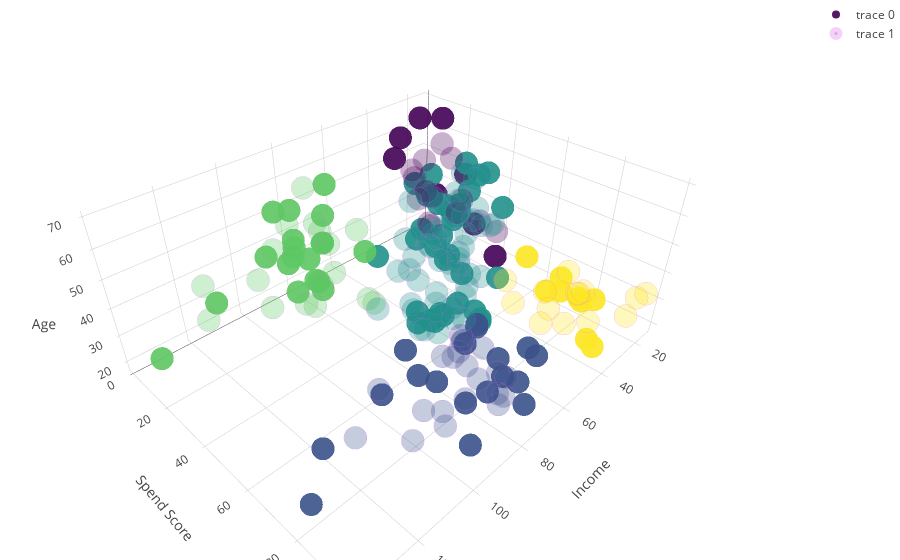

This figure's notebook cell:
### Code cell
traces = []
for gender in cust_data['Genre'].unique():
    opacity = 0.9 if gender == 'Male' else 0.3
    
    
    mask = cust_data['Genre']==gender
    temp_data = cust_data[mask]
    x = temp_data['Annual Income (k$)']
    y = temp_data['Spending Score (1-100)']
    z = temp_data['Age']
    c = temp_data["kmean_cluster"]
    marker = dict(size=8, color=c, colorscale='Viridis', opacity=opacity)
    line = dict(color = 'rgb(231, 99, 250)', width = 10)
    marker['line'] = None if gender == 'Male' else line
    trace = go.Scatter3d(x=x, y=y, z=z, mode='markers', marker=marker)
    traces.append(trace)
layout = go.Layout(margin=dict( l=0,r=0,b=0,t=0), scene={'xaxis':{'title': 'Income'}, 'yaxis':{'title': 'Spend Score'}, 'zaxis':{'title': 'Age'}})
fig = go.Figure(data=traces, layout=layout)
po.iplot(fig, filename='3d-scatter-colorscale')
  
#     my_cmap = ListedColormap(sns.color_palette().as_hex())

#     ax.scatter(x,y,z, s=150, marker=marker, c=c, cmap='rainbow', alpha=0.9)

### Figure 1 — Plotly figure (JSON) as saved in the notebook; plotly's stock layout.template omitted (floating-point values rounded to 4 significant figures)
{"data": [{"marker": {"color": [0, 4, 0, 0, 0, 4, 4, 0, 0, 4, 4, 4, 4, 0, 0, 4, 4, 0, 2, 2, 2, 2, 2, 2, 2, 2, 2, 2, 2, 2, 2, 2, 2, 2, 2, 2, 2, 2, 2, 2, 2, 2, 2, 2, 2, 2, 2, 2, 2, 2, 1, 2, 1, 3, 1, 3, 1, 3, 1, 3, 1, 3, 1, 3, 1, 3, 1, 3, 3, 3, 3, 3, 1, 3, 1, 3, 1, 3, 1, 3, 1, 3, 1, 1, 3, 1, 3, 1], "colorscale": "Viridis", "opacity": 0.9, "size": 8}, "mode": "markers", "type": "scatter3d", "uid": "5989f5f6-d485-11e8-aabc-aae9fe84485c", "x": [15, 15, 19, 19, 20, 20, 21, 23, 24, 24, 25, 28, 28, 30, 33, 33, 38, 39, 42, 43, 43, 44, 46, 46, 46, 48, 48, 48, 49, 54, 54, 54, 54, 54, 54, 54, 59, 60, 60, 61, 61, 62, 62, 62, 63, 63, 63, 63, 64, 67, 69, 71, 71, 71, 71, 71, 71, 73, 73, 74, 75, 77, 77, 77, 78, 78, 78, 78, 78, 81, 85, 86, 87, 87, 87, 87, 87, 88, 88, 93, 93, 98, 99, 101, 113, 126, 137, 137], "y": [39, 81, 3, 14, 13, 79, 66, 29, 35, 73, 73, 82, 61, 4, 4, 92, 92, 36, 60, 60, 41, 46, 46, 56, 55, 51, 59, 59, 55, 47, 54, 48, 51, 55, 41, 46, 41, 49, 52, 42, 49, 59, 55, 56, 46, 43, 48, 52, 46, 56, 91, 35, 95, 11, 75, 9, 75, 5, 73, 10, 93, 12, 97, 36, 90, 17, 88, 1, 1, 5, 26, 20, 63, 13, 75, 10, 92, 15, 69, 14, 90, 15, 97, 68, 8, 74, 18, 83], "z": [19, 21, 64, 67, 37, 22, 20, 52, 35, 25, 31, 29, 35, 60, 53, 18, 24, 48, 33, 59, 47, 69, 53, 70, 19, 63, 18, 19, 70, 59, 26, 40, 57, 38, 67, 48, 18, 48, 24, 48, 20, 67, 26, 49, 54, 68, 66, 65, 19, 27, 39, 43, 40, 59, 38, 47, 39, 20, 32, 19, 32, 25, 28, 48, 34, 43, 39, 37, 34, 19, 50, 42, 32, 40, 28, 36, 36, 58, 27, 59, 35, 46, 30, 28, 33, 32, 32, 30]}, {"marker": {"color": [0, 4, 0, 4, 0, 4, 4, 4, 0, 4, 0, 4, 0, 0, 0, 0, 4, 4, 0, 4, 0, 4, 0, 4, 0, 4, 0, 4, 2, 2, 2, 2, 2, 2, 2, 2, 2, 2, 2, 2, 2, 2, 2, 2, 2, 2, 2, 2, 2, 2, 2, 2, 2, 2, 2, 2, 2, 2, 2, 2, 2, 2, 2, 2, 2, 2, 2, 2, 2, 2, 2, 2, 2, 3, 1, 3, 1, 1, 3, 1, 3, 2, 1, 1, 3, 3, 1, 3, 1, 1, 1, 3, 1, 1, 1, 1, 3, 3, 1, 3, 1, 1, 3, 3, 3, 1, 3, 1, 1, 3, 1, 3], "colorscale": "Viridis", "line": {"color": "rgb(231, 99, 250)", "width": 10}, "opacity": 0.3, "size": 8}, "mode": "markers", "type": "scatter3d", "uid": "5989f75e-d485-11e8-8963-aae9fe84485c", "x": [16, 16, 17, 17, 18, 18, 19, 19, 20, 20, 21, 23, 25, 28, 28, 29, 29, 30, 33, 33, 34, 34, 37, 37, 38, 39, 39, 39, 40, 40, 40, 40, 42, 43, 43, 44, 46, 47, 47, 48, 48, 48, 49, 50, 50, 54, 54, 54, 54, 54, 57, 57, 58, 58, 59, 60, 60, 60, 60, 62, 62, 62, 63, 63, 64, 65, 65, 65, 65, 67, 67, 67, 69, 70, 70, 72, 72, 73, 73, 74, 75, 76, 76, 77, 78, 78, 78, 78, 78, 78, 78, 79, 79, 81, 85, 86, 87, 88, 88, 97, 97, 98, 99, 101, 103, 103, 103, 103, 113, 120, 120, 126], "y": [6, 77, 40, 76, 6, 94, 72, 99, 15, 77, 35, 98, 5, 14, 32, 31, 87, 73, 14, 81, 17, 73, 26, 75, 35, 61, 28, 65, 55, 47, 42, 42, 52, 54, 45, 50, 51, 52, 59, 50, 48, 47, 42, 49, 56, 53, 52, 42, 44, 57, 58, 55, 60, 46, 55, 40, 42, 47, 50, 41, 48, 42, 50, 54, 42, 48, 50, 43, 59, 43, 57, 40, 58, 29, 77, 34, 71, 88, 7, 72, 5, 40, 87, 74, 22, 20, 76, 16, 89, 78, 73, 35, 83, 93, 75, 95, 27, 13, 86, 32, 86, 88, 39, 24, 17, 85, 23, 69, 91, 16, 79, 28], "z": [20, 23, 31, 22, 35, 23, 30, 35, 58, 24, 35, 35, 46, 54, 45, 40, 23, 21, 49, 21, 42, 30, 36, 20, 65, 31, 49, 24, 50, 27, 29, 31, 49, 31, 50, 51, 27, 67, 54, 43, 68, 32, 47, 60, 60, 45, 23, 49, 46, 21, 55, 22, 34, 50, 68, 40, 32, 47, 27, 23, 49, 21, 66, 19, 38, 18, 19, 63, 49, 51, 50, 38, 40, 23, 31, 25, 31, 29, 44, 35, 57, 28, 32, 32, 34, 44, 38, 47, 27, 30, 30, 56, 29, 31, 36, 33, 36, 52, 30, 37, 32, 29, 41, 54, 41, 36, 34, 32, 38, 47, 35, 45]}], "layout": {"margin": {"b": 0, "l": 0, "r": 0, "t": 0}, "scene": {"xaxis": {"title": "Income"}, "yaxis": {"title": "Spend Score"}, "zaxis": {"title": "Age"}}}}
